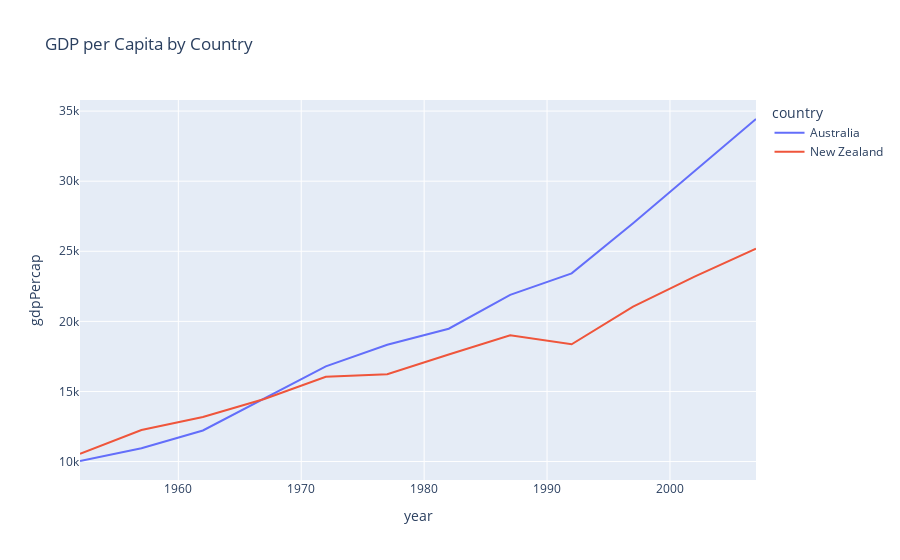

The notebook cell this image was saved under:
### Markdown cell above
# Line Graphs with Plotly

### Code cell
fig = px.line(df, x='year', y='gdpPercap', color='country', title="GDP per Capita by Country")
fig.show()

### Figure 1 — Plotly figure (JSON) as saved in the notebook; plotly's stock layout.template omitted (floating-point values rounded to 4 significant figures)
{"data": [{"hovertemplate": "country=Australia<br>year=%{x}<br>gdpPercap=%{y}<extra></extra>", "legendgroup": "Australia", "line": {"color": "#636efa", "dash": "solid"}, "mode": "lines", "name": "Australia", "orientation": "v", "showlegend": true, "type": "scatter", "x": [1952, 1957, 1962, 1967, 1972, 1977, 1982, 1987, 1992, 1997, 2002, 2007], "xaxis": "x", "y": [10040.0, 10950.0, 12220.0, 14530.0, 16790.0, 18330.0, 19480.0, 21890.0, 23420.0, 27000.0, 30690.0, 34440.0], "yaxis": "y"}, {"hovertemplate": "country=New Zealand<br>year=%{x}<br>gdpPercap=%{y}<extra></extra>", "legendgroup": "New Zealand", "line": {"color": "#EF553B", "dash": "solid"}, "mode": "lines", "name": "New Zealand", "orientation": "v", "showlegend": true, "type": "scatter", "x": [1952, 1957, 1962, 1967, 1972, 1977, 1982, 1987, 1992, 1997, 2002, 2007], "xaxis": "x", "y": [10560.0, 12250.0, 13180.0, 14460.0, 16050.0, 16230.0, 17630.0, 19010.0, 18360.0, 21050.0, 23190.0, 25190.0], "yaxis": "y"}], "layout": {"legend": {"title": {"text": "country"}, "tracegroupgap": 0}, "title": {"text": "GDP per Capita by Country"}, "xaxis": {"anchor": "y", "domain": [0, 1], "title": {"text": "year"}}, "yaxis": {"anchor": "x", "domain": [0, 1], "title": {"text": "gdpPercap"}}}}
